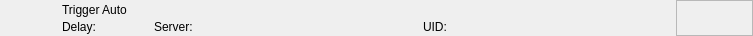
<?xml version="1.0" encoding="UTF-8"?>
<ui version="4.0">
 <class>RundownAtemAutoWidget</class>
 <widget class="QWidget" name="RundownAtemAutoWidget">
  <property name="geometry">
   <rect>
    <x>0</x>
    <y>0</y>
    <width>753</width>
    <height>36</height>
   </rect>
  </property>
  <layout class="QHBoxLayout" name="horizontalLayout">
   <property name="spacing">
    <number>0</number>
   </property>
   <property name="margin">
    <number>0</number>
   </property>
   <item>
    <widget class="QFrame" name="frameItem">
     <property name="sizePolicy">
      <sizepolicy hsizetype="Preferred" vsizetype="Fixed">
       <horstretch>0</horstretch>
       <verstretch>0</verstretch>
      </sizepolicy>
     </property>
     <property name="minimumSize">
      <size>
       <width>0</width>
       <height>36</height>
      </size>
     </property>
     <widget class="QLabel" name="labelIcon">
      <property name="geometry">
       <rect>
        <x>22</x>
        <y>2</y>
        <width>32</width>
        <height>32</height>
       </rect>
      </property>
      <property name="text">
       <string/>
      </property>
      <property name="pixmap">
       <pixmap resource="../../Widgets.qrc">:/Graphics/Images/TriCaster/TriggerAuto.png</pixmap>
      </property>
      <property name="scaledContents">
       <bool>true</bool>
      </property>
     </widget>
     <widget class="QLabel" name="labelLabel">
      <property name="geometry">
       <rect>
        <x>62</x>
        <y>2</y>
        <width>561</width>
        <height>16</height>
       </rect>
      </property>
      <property name="text">
       <string>Trigger Auto</string>
      </property>
     </widget>
     <widget class="QLabel" name="labelColor">
      <property name="geometry">
       <rect>
        <x>0</x>
        <y>0</y>
        <width>18</width>
        <height>36</height>
       </rect>
      </property>
      <property name="text">
       <string/>
      </property>
     </widget>
     <widget class="QLabel" name="labelGroupColor">
      <property name="geometry">
       <rect>
        <x>0</x>
        <y>0</y>
        <width>6</width>
        <height>36</height>
       </rect>
      </property>
      <property name="text">
       <string/>
      </property>
     </widget>
     <widget class="QLabel" name="labelDevice">
      <property name="geometry">
       <rect>
        <x>154</x>
        <y>19</y>
        <width>260</width>
        <height>16</height>
       </rect>
      </property>
      <property name="text">
       <string>Server:</string>
      </property>
     </widget>
     <widget class="QLabel" name="labelDelay">
      <property name="geometry">
       <rect>
        <x>62</x>
        <y>19</y>
        <width>83</width>
        <height>16</height>
       </rect>
      </property>
      <property name="text">
       <string>Delay:</string>
      </property>
     </widget>
     <widget class="QLabel" name="labelRemoteTriggerId">
      <property name="geometry">
       <rect>
        <x>423</x>
        <y>19</y>
        <width>111</width>
        <height>16</height>
       </rect>
      </property>
      <property name="text">
       <string>UID:</string>
      </property>
     </widget>
    </widget>
   </item>
   <item>
    <widget class="QFrame" name="frameStatus">
     <property name="minimumSize">
      <size>
       <width>77</width>
       <height>0</height>
      </size>
     </property>
     <property name="maximumSize">
      <size>
       <width>77</width>
       <height>16777215</height>
      </size>
     </property>
     <property name="frameShape">
      <enum>QFrame::StyledPanel</enum>
     </property>
     <property name="frameShadow">
      <enum>QFrame::Raised</enum>
     </property>
     <widget class="QLabel" name="labelGpiConnected">
      <property name="geometry">
       <rect>
        <x>1</x>
        <y>2</y>
        <width>32</width>
        <height>32</height>
       </rect>
      </property>
      <property name="minimumSize">
       <size>
        <width>32</width>
        <height>32</height>
       </size>
      </property>
      <property name="maximumSize">
       <size>
        <width>32</width>
        <height>32</height>
       </size>
      </property>
      <property name="lineWidth">
       <number>0</number>
      </property>
      <property name="text">
       <string/>
      </property>
      <property name="pixmap">
       <pixmap resource="../../Widgets.qrc">:/Graphics/Images/GpiConnected.png</pixmap>
      </property>
      <property name="scaledContents">
       <bool>true</bool>
      </property>
     </widget>
     <widget class="QLabel" name="labelDisconnected">
      <property name="geometry">
       <rect>
        <x>32</x>
        <y>2</y>
        <width>32</width>
        <height>32</height>
       </rect>
      </property>
      <property name="minimumSize">
       <size>
        <width>32</width>
        <height>32</height>
       </size>
      </property>
      <property name="maximumSize">
       <size>
        <width>32</width>
        <height>32</height>
       </size>
      </property>
      <property name="text">
       <string/>
      </property>
      <property name="pixmap">
       <pixmap resource="../../Widgets.qrc">:/Graphics/Images/Disconnected.png</pixmap>
      </property>
      <property name="scaledContents">
       <bool>true</bool>
      </property>
     </widget>
     <widget class="QLabel" name="labelActiveColor">
      <property name="geometry">
       <rect>
        <x>69</x>
        <y>0</y>
        <width>8</width>
        <height>36</height>
       </rect>
      </property>
      <property name="minimumSize">
       <size>
        <width>8</width>
        <height>36</height>
       </size>
      </property>
      <property name="maximumSize">
       <size>
        <width>8</width>
        <height>36</height>
       </size>
      </property>
      <property name="text">
       <string/>
      </property>
     </widget>
    </widget>
   </item>
  </layout>
 </widget>
 <resources>
  <include location="../../Widgets.qrc"/>
 </resources>
 <connections/>
 <slots>
  <slot>addToCombo()</slot>
 </slots>
</ui>
